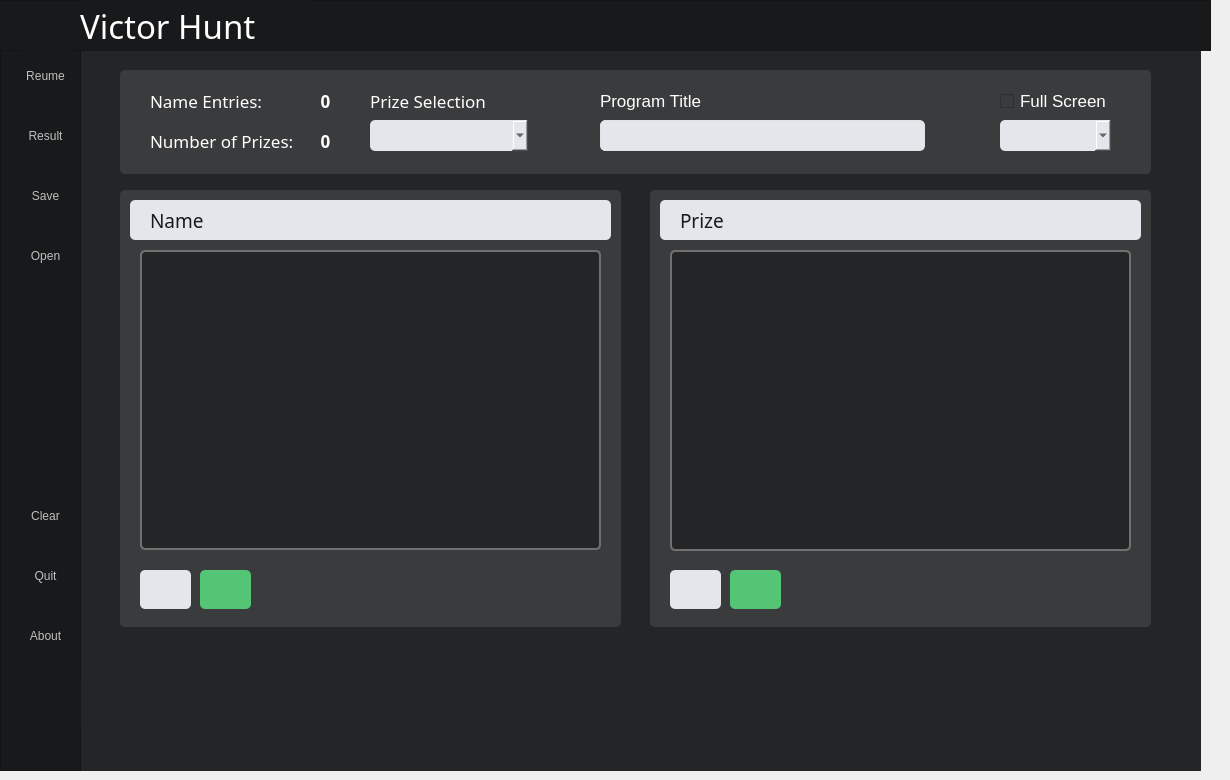
   <widget class="QWidget" name="tab">
    <attribute name="title">
     <string>Edit</string>
    </attribute>
    <widget class="QFrame" name="frame_3">
     <property name="geometry">
      <rect>
       <x>120</x>
       <y>190</y>
       <width>501</width>
       <height>437</height>
      </rect>
     </property>
     <property name="styleSheet">
      <string notr="true">border-radius: 5px;
background-color: #3A3B3C;</string>
     </property>
     <property name="frameShape">
      <enum>QFrame::StyledPanel</enum>
     </property>
     <property name="frameShadow">
      <enum>QFrame::Raised</enum>
     </property>
     <widget class="QFrame" name="frame_4">
      <property name="geometry">
       <rect>
        <x>10</x>
        <y>10</y>
        <width>481</width>
        <height>40</height>
       </rect>
      </property>
      <property name="autoFillBackground">
       <bool>false</bool>
      </property>
      <property name="styleSheet">
       <string notr="true">background-color: #E4E6EB;
border-top-left-radius : 5px;</string>
      </property>
      <property name="frameShape">
       <enum>QFrame::StyledPanel</enum>
      </property>
      <property name="frameShadow">
       <enum>QFrame::Raised</enum>
      </property>
      <widget class="QLabel" name="ColumnName">
       <property name="geometry">
        <rect>
         <x>20</x>
         <y>10</y>
         <width>101</width>
         <height>21</height>
        </rect>
       </property>
       <property name="font">
        <font>
         <family>Leelawadee</family>
         <pointsize>14</pointsize>
         <bold>false</bold>
        </font>
       </property>
       <property name="layoutDirection">
        <enum>Qt::LeftToRight</enum>
       </property>
       <property name="styleSheet">
        <string notr="true">color: #18191A;</string>
       </property>
       <property name="text">
        <string>Name</string>
       </property>
      </widget>
     </widget>
     <widget class="QTextEdit" name="textEditName">
      <property name="geometry">
       <rect>
        <x>20</x>
        <y>60</y>
        <width>461</width>
        <height>300</height>
       </rect>
      </property>
      <property name="font">
       <font>
        <family>Arial</family>
        <pointsize>14</pointsize>
       </font>
      </property>
      <property name="autoFillBackground">
       <bool>false</bool>
      </property>
      <property name="styleSheet">
       <string notr="true">QTextEdit#textEditName
{
border: 2px solid #707070;
padding: 10px;
line-height: 10px; 
color: #E4E6EB;
background-color: #242526; 
}

QScrollBar:vertical {           
        border: none;
        background: #E4E6EB;
        width: 8px;    
       margin: 0px 0px 0px 0px;
	border-radius: 5px;
	padding: 2px;
    }
    QScrollBar::handle:vertical {
     background:  #3A3B3C;
     min-height: 0px;
border-radius: 5px;
    }
    QScrollBar::add-line:vertical {
        background: grey;
        height: 0px;
      subcontrol-position: bottom;
        subcontrol-origin: margin;
border-radius: 2px;
    }
    QScrollBar::sub-line:vertical {
        background: qlineargradient(x1:0, y1:0, x2:1, y2:0,
        stop: 0  rgb(32, 47, 130), stop: 0.5 rgb(32, 47, 130),  stop:1 rgb(32, 47, 130));
        height: 0 px;
        subcontrol-position: top;
      subcontrol-origin: margin;
border-radius: 5px;
   }</string>
      </property>
     </widget>
     <widget class="QPushButton" name="btnAddName">
      <property name="geometry">
       <rect>
        <x>20</x>
        <y>380</y>
        <width>51</width>
        <height>39</height>
       </rect>
      </property>
      <property name="cursor">
       <cursorShape>PointingHandCursor</cursorShape>
      </property>
      <property name="toolTip">
       <string>Add</string>
      </property>
      <property name="styleSheet">
       <string notr="true">QPushButton#btnAddName
{
background-color: #E4E6EB;
qproperty-icon: url(:/img/img/plus.png);
qproperty-iconSize: 20px 20px;
}

QPushButton#btnAddName:hover
{
background-color: #B0B3B8;
}</string>
      </property>
      <property name="text">
       <string/>
      </property>
     </widget>
     <widget class="QPushButton" name="btnEditName">
      <property name="geometry">
       <rect>
        <x>80</x>
        <y>380</y>
        <width>51</width>
        <height>39</height>
       </rect>
      </property>
      <property name="cursor">
       <cursorShape>PointingHandCursor</cursorShape>
      </property>
      <property name="toolTip">
       <string>Edit</string>
      </property>
      <property name="styleSheet">
       <string notr="true">background-color: #54C475;
qproperty-icon: url(:/img/img/edit.png);
qproperty-iconSize: 24px 24px;
padding: 5px 5px;</string>
      </property>
      <property name="text">
       <string/>
      </property>
     </widget>
    </widget>
    <widget class="QFrame" name="frame_5">
     <property name="geometry">
      <rect>
       <x>650</x>
       <y>190</y>
       <width>501</width>
       <height>437</height>
      </rect>
     </property>
     <property name="styleSheet">
      <string notr="true">background-color: #3A3B3C; 
border-radius: 5px;</string>
     </property>
     <property name="frameShape">
      <enum>QFrame::StyledPanel</enum>
     </property>
     <property name="frameShadow">
      <enum>QFrame::Raised</enum>
     </property>
     <widget class="QFrame" name="frame_6">
      <property name="geometry">
       <rect>
        <x>10</x>
        <y>10</y>
        <width>481</width>
        <height>40</height>
       </rect>
      </property>
      <property name="autoFillBackground">
       <bool>false</bool>
      </property>
      <property name="styleSheet">
       <string notr="true">background-color: #E4E6EB;
border-radius : 5px;</string>
      </property>
      <property name="frameShape">
       <enum>QFrame::StyledPanel</enum>
      </property>
      <property name="frameShadow">
       <enum>QFrame::Raised</enum>
      </property>
      <widget class="QLabel" name="ColumnPrize">
       <property name="geometry">
        <rect>
         <x>20</x>
         <y>10</y>
         <width>91</width>
         <height>21</height>
        </rect>
       </property>
       <property name="font">
        <font>
         <family>Leelawadee</family>
         <pointsize>14</pointsize>
         <bold>false</bold>
        </font>
       </property>
       <property name="layoutDirection">
        <enum>Qt::LeftToRight</enum>
       </property>
       <property name="styleSheet">
        <string notr="true">color: #18191A;</string>
       </property>
       <property name="text">
        <string>Prize</string>
       </property>
      </widget>
     </widget>
     <widget class="QTextEdit" name="textEditPrize">
      <property name="geometry">
       <rect>
        <x>20</x>
        <y>60</y>
        <width>461</width>
        <height>301</height>
       </rect>
      </property>
      <property name="font">
       <font>
        <family>Arial</family>
        <pointsize>14</pointsize>
       </font>
      </property>
      <property name="styleSheet">
       <string notr="true">QTextEdit#textEditPrize
{
border: 2px solid #707070;
padding: 10px;
line-height: 10px; 
color: #E4E6EB;
background-color: #242526; 
}

QScrollBar:vertical {           
        border: none;
        background: #E4E6EB;
        width: 8px;    
       margin: 0px 0px 0px 0px;
	border-radius: 5px;
	padding: 2px;
    }
    QScrollBar::handle:vertical {
     background:   #3A3B3C;
     min-height: 0px;
border-radius: 5px;
    }
    QScrollBar::add-line:vertical {
        background: grey;
        height: 0px;
      subcontrol-position: bottom;
        subcontrol-origin: margin;
border-radius: 2px;
    }
    QScrollBar::sub-line:vertical {
        background: qlineargradient(x1:0, y1:0, x2:1, y2:0,
        stop: 0  rgb(32, 47, 130), stop: 0.5 rgb(32, 47, 130),  stop:1 rgb(32, 47, 130));
        height: 0 px;
        subcontrol-position: top;
      subcontrol-origin: margin;
border-radius: 5px;
   }</string>
      </property>
     </widget>
     <widget class="QPushButton" name="btnAddPrize">
      <property name="geometry">
       <rect>
        <x>20</x>
        <y>380</y>
        <width>51</width>
        <height>39</height>
       </rect>
      </property>
      <property name="cursor">
       <cursorShape>PointingHandCursor</cursorShape>
      </property>
      <property name="toolTip">
       <string>Add</string>
      </property>
      <property name="styleSheet">
       <string notr="true">QPushButton#btnAddPrize
{
background-color: #E4E6EB;
qproperty-icon: url(:/img/img/plus.png);
qproperty-iconSize: 20px 20px;
}

QPushButton#btnAddPrize:hover
{
background-color: #B0B3B8;
}</string>
      </property>
      <property name="text">
       <string/>
      </property>
     </widget>
     <widget class="QPushButton" name="btnEditPrize">
      <property name="geometry">
       <rect>
        <x>80</x>
        <y>380</y>
        <width>51</width>
        <height>39</height>
       </rect>
      </property>
      <property name="cursor">
       <cursorShape>PointingHandCursor</cursorShape>
      </property>
      <property name="toolTip">
       <string>Edit</string>
      </property>
      <property name="styleSheet">
       <string notr="true">background-color: #54C475;
qproperty-icon: url(:/img/img/edit.png);
qproperty-iconSize: 24px 24px;
padding: 5px 5px;</string>
      </property>
      <property name="text">
       <string/>
      </property>
     </widget>
    </widget>
    <widget class="QGroupBox" name="groupBox">
     <property name="geometry">
      <rect>
       <x>120</x>
       <y>70</y>
       <width>1031</width>
       <height>104</height>
      </rect>
     </property>
     <property name="styleSheet">
      <string notr="true">background-color: #3A3B3C; 
border-radius: 5px;</string>
     </property>
     <property name="title">
      <string/>
     </property>
     <widget class="QLabel" name="titleNameEntries">
      <property name="geometry">
       <rect>
        <x>30</x>
        <y>20</y>
        <width>141</width>
        <height>21</height>
       </rect>
      </property>
      <property name="font">
       <font>
        <family>Leelawadee</family>
        <pointsize>13</pointsize>
       </font>
      </property>
      <property name="styleSheet">
       <string notr="true">color: #FFFFFF; </string>
      </property>
      <property name="text">
       <string>Name Entries:</string>
      </property>
     </widget>
     <widget class="QLabel" name="TitleNumberPrizes">
      <property name="geometry">
       <rect>
        <x>30</x>
        <y>60</y>
        <width>171</width>
        <height>21</height>
       </rect>
      </property>
      <property name="font">
       <font>
        <family>Leelawadee</family>
        <pointsize>13</pointsize>
       </font>
      </property>
      <property name="styleSheet">
       <string notr="true">color: #FFFFFF; </string>
      </property>
      <property name="text">
       <string>Number of Prizes:</string>
      </property>
     </widget>
     <widget class="QLabel" name="NameCount">
      <property name="geometry">
       <rect>
        <x>180</x>
        <y>20</y>
        <width>51</width>
        <height>21</height>
       </rect>
      </property>
      <property name="font">
       <font>
        <family>Leelawadee</family>
        <pointsize>13</pointsize>
        <bold>true</bold>
       </font>
      </property>
      <property name="styleSheet">
       <string notr="true">color: #FFFFFF; </string>
      </property>
      <property name="text">
       <string>0</string>
      </property>
      <property name="alignment">
       <set>Qt::AlignCenter</set>
      </property>
     </widget>
     <widget class="QLabel" name="PrizeCount">
      <property name="geometry">
       <rect>
        <x>180</x>
        <y>60</y>
        <width>51</width>
        <height>21</height>
       </rect>
      </property>
      <property name="font">
       <font>
        <family>Leelawadee</family>
        <pointsize>13</pointsize>
        <bold>true</bold>
       </font>
      </property>
      <property name="styleSheet">
       <string notr="true">color: #FFFFFF; </string>
      </property>
      <property name="text">
       <string>0</string>
      </property>
      <property name="alignment">
       <set>Qt::AlignCenter</set>
      </property>
     </widget>
     <widget class="QLabel" name="TitlePrizeSelection">
      <property name="geometry">
       <rect>
        <x>250</x>
        <y>20</y>
        <width>121</width>
        <height>21</height>
       </rect>
      </property>
      <property name="font">
       <font>
        <family>Leelawadee</family>
        <pointsize>13</pointsize>
       </font>
      </property>
      <property name="styleSheet">
       <string notr="true">color: #FFFFFF; </string>
      </property>
      <property name="text">
       <string>Prize Selection</string>
      </property>
     </widget>
     <widget class="QComboBox" name="PrizeSelectionMode">
      <property name="geometry">
       <rect>
        <x>250</x>
        <y>50</y>
        <width>158</width>
        <height>31</height>
       </rect>
      </property>
      <property name="font">
       <font>
        <family>Leelawadee</family>
        <pointsize>13</pointsize>
       </font>
      </property>
      <property name="styleSheet">
       <string notr="true">border-radius: 5px;
background-color: #E4E6EB;
padding-left: 10px;
color: #18191A; </string>
      </property>
     </widget>
     <widget class="QLabel" name="TitleProgramTitle">
      <property name="geometry">
       <rect>
        <x>480</x>
        <y>20</y>
        <width>121</width>
        <height>21</height>
       </rect>
      </property>
      <property name="font">
       <font>
        <family>Arial</family>
        <pointsize>13</pointsize>
       </font>
      </property>
      <property name="styleSheet">
       <string notr="true">color: #FFFFFF; </string>
      </property>
      <property name="text">
       <string>Program Title</string>
      </property>
     </widget>
     <widget class="QLineEdit" name="lineEditTitle">
      <property name="geometry">
       <rect>
        <x>480</x>
        <y>50</y>
        <width>325</width>
        <height>31</height>
       </rect>
      </property>
      <property name="font">
       <font>
        <family>Arial</family>
        <pointsize>13</pointsize>
       </font>
      </property>
      <property name="styleSheet">
       <string notr="true">border: 1px solid #E2E2E2;
background-color: #E4E6EB;
border-radius: 5px;
padding-left: 10px;
color: #18191A;</string>
      </property>
     </widget>
     <widget class="QComboBox" name="themeSelection">
      <property name="geometry">
       <rect>
        <x>880</x>
        <y>50</y>
        <width>111</width>
        <height>31</height>
       </rect>
      </property>
      <property name="font">
       <font>
        <pointsize>12</pointsize>
       </font>
      </property>
      <property name="cursor">
       <cursorShape>PointingHandCursor</cursorShape>
      </property>
      <property name="styleSheet">
       <string notr="true">border-radius: 5px;
background-color: #E4E6EB;
padding-left: 10px;
color: #18191A; </string>
      </property>
     </widget>
     <widget class="QCheckBox" name="cbFullScreen">
      <property name="geometry">
       <rect>
        <x>880</x>
        <y>20</y>
        <width>111</width>
        <height>22</height>
       </rect>
      </property>
      <property name="font">
       <font>
        <family>Arial</family>
        <pointsize>13</pointsize>
       </font>
      </property>
      <property name="cursor">
       <cursorShape>PointingHandCursor</cursorShape>
      </property>
      <property name="styleSheet">
       <string notr="true">color:#ffffff ;  </string>
      </property>
      <property name="text">
       <string>Full Screen</string>
      </property>
     </widget>
    </widget>
    <widget class="QFrame" name="frame">
     <property name="geometry">
      <rect>
       <x>-10</x>
       <y>0</y>
       <width>1221</width>
       <height>51</height>
      </rect>
     </property>
     <property name="styleSheet">
      <string notr="true">background-color: #FAC213;</string>
     </property>
     <property name="frameShape">
      <enum>QFrame::StyledPanel</enum>
     </property>
     <property name="frameShadow">
      <enum>QFrame::Raised</enum>
     </property>
     <widget class="QFrame" name="frame_2">
      <property name="geometry">
       <rect>
        <x>0</x>
        <y>0</y>
        <width>1221</width>
        <height>53</height>
       </rect>
      </property>
      <property name="styleSheet">
       <string notr="true">background-color: #18191A;</string>
      </property>
      <property name="frameShape">
       <enum>QFrame::StyledPanel</enum>
      </property>
      <property name="frameShadow">
       <enum>QFrame::Raised</enum>
      </property>
      <widget class="QLabel" name="title">
       <property name="geometry">
        <rect>
         <x>90</x>
         <y>0</y>
         <width>231</width>
         <height>51</height>
        </rect>
       </property>
       <property name="font">
        <font>
         <family>Bahnschrift Light SemiCondensed</family>
         <pointsize>25</pointsize>
        </font>
       </property>
       <property name="styleSheet">
        <string notr="true">color: white;
</string>
       </property>
       <property name="text">
        <string>Victor Hunt</string>
       </property>
      </widget>
      <widget class="QLabel" name="logo">
       <property name="geometry">
        <rect>
         <x>30</x>
         <y>0</y>
         <width>48</width>
         <height>48</height>
        </rect>
       </property>
       <property name="styleSheet">
        <string notr="true">background-color: none;
border-image: url(:/img/img/logo.png);</string>
       </property>
       <property name="text">
        <string/>
       </property>
      </widget>
      <zorder>logo</zorder>
      <zorder>title</zorder>
     </widget>
    </widget>
    <widget class="QLabel" name="BgInputForm">
     <property name="geometry">
      <rect>
       <x>0</x>
       <y>50</y>
       <width>1201</width>
       <height>721</height>
      </rect>
     </property>
     <property name="styleSheet">
      <string notr="true">Background-color: #242526;</string>
     </property>
     <property name="text">
      <string/>
     </property>
    </widget>
    <widget class="QFrame" name="frame_7">
     <property name="geometry">
      <rect>
       <x>0</x>
       <y>50</y>
       <width>81</width>
       <height>721</height>
      </rect>
     </property>
     <property name="styleSheet">
      <string notr="true">background-color: #18191A;</string>
     </property>
     <property name="frameShape">
      <enum>QFrame::StyledPanel</enum>
     </property>
     <property name="frameShadow">
      <enum>QFrame::Raised</enum>
     </property>
     <widget class="QPushButton" name="btnInfromation">
      <property name="geometry">
       <rect>
        <x>10</x>
        <y>630</y>
        <width>71</width>
        <height>49</height>
       </rect>
      </property>
      <property name="sizePolicy">
       <sizepolicy hsizetype="Minimum" vsizetype="Preferred">
        <horstretch>0</horstretch>
        <verstretch>0</verstretch>
       </sizepolicy>
      </property>
      <property name="cursor">
       <cursorShape>PointingHandCursor</cursorShape>
      </property>
      <property name="toolTip">
       <string>Instructions</string>
      </property>
      <property name="styleSheet">
       <string notr="true">border: none;
color: #ffffff;</string>
      </property>
      <property name="text">
       <string/>
      </property>
      <property name="iconSize">
       <size>
        <width>25</width>
        <height>25</height>
       </size>
      </property>
     </widget>
     <widget class="QToolButton" name="tbStart">
      <property name="geometry">
       <rect>
        <x>20</x>
        <y>0</y>
        <width>51</width>
        <height>51</height>
       </rect>
      </property>
      <property name="styleSheet">
       <string notr="true">QToolButton#tbStart
{
padding: 5px;
border-radius: 5px;
color: #bfbfbf;
transition: 0.2s ease-in-out;
qproperty-icon: url(:/img/img/play-hover.png);
qproperty-iconSize: 25px 25px;
}
QToolButton#tbStart:hover
{
background-color: #242526;
color: #ffffff;
}</string>
      </property>
      <property name="text">
       <string>Start</string>
      </property>
      <property name="toolButtonStyle">
       <enum>Qt::ToolButtonTextUnderIcon</enum>
      </property>
     </widget>
     <widget class="QToolButton" name="tbAbout">
      <property name="geometry">
       <rect>
        <x>20</x>
        <y>560</y>
        <width>51</width>
        <height>51</height>
       </rect>
      </property>
      <property name="styleSheet">
       <string notr="true">QToolButton#tbAbout
{
padding: 5px;
border-radius: 5px;
color: #bfbfbf;
transition: 0.2s ease-in-out;
qproperty-icon:  url(:/img/img/about.png);
qproperty-iconSize: 23px 23px;
}
QToolButton#tbAbout:hover
{
background-color: #242526;
color: #ffffff;
}</string>
      </property>
      <property name="text">
       <string>About</string>
      </property>
      <property name="toolButtonStyle">
       <enum>Qt::ToolButtonTextUnderIcon</enum>
      </property>
     </widget>
     <widget class="QToolButton" name="tbResult">
      <property name="geometry">
       <rect>
        <x>20</x>
        <y>60</y>
        <width>51</width>
        <height>51</height>
       </rect>
      </property>
      <property name="styleSheet">
       <string notr="true">QToolButton#tbResult
{
padding: 5px;
border-radius: 5px;
color: #bfbfbf;
transition: 0.2s ease-in-out;
qproperty-icon: url(:/img/img/notepad.png);
qproperty-iconSize: 23px 23px;
}
QToolButton#tbResult:hover
{
background-color: #242526;
color: #ffffff;
}</string>
      </property>
      <property name="text">
       <string>Result</string>
      </property>
      <property name="toolButtonStyle">
       <enum>Qt::ToolButtonTextUnderIcon</enum>
      </property>
     </widget>
     <widget class="QToolButton" name="tbErase">
      <property name="geometry">
       <rect>
        <x>20</x>
        <y>440</y>
        <width>51</width>
        <height>51</height>
       </rect>
      </property>
      <property name="styleSheet">
       <string notr="true">QToolButton#tbErase
{
padding: 5px;
border-radius: 5px;
color: #bfbfbf;
transition: 0.2s ease-in-out;
qproperty-icon: url(:/img/img/eraser.png);
qproperty-iconSize: 27px 27px;
}
QToolButton#tbErase:hover
{
background-color: #242526;
color: #ffffff;
}</string>
      </property>
      <property name="text">
       <string>Clear</string>
      </property>
      <property name="toolButtonStyle">
       <enum>Qt::ToolButtonTextUnderIcon</enum>
      </property>
     </widget>
     <widget class="QToolButton" name="tbQuit">
      <property name="geometry">
       <rect>
        <x>20</x>
        <y>500</y>
        <width>51</width>
        <height>51</height>
       </rect>
      </property>
      <property name="styleSheet">
       <string notr="true">QToolButton#tbQuit
{
padding: 5px;
border-radius: 5px;
color: #bfbfbf;
transition: 0.2s ease-in-out;
qproperty-icon: url(:/img/img/sign-out.png);
qproperty-iconSize: 22px 22px;
}
QToolButton#tbQuit:hover
{
background-color: #242526;
color: #ffffff;
}</string>
      </property>
      <property name="text">
       <string>Quit</string>
      </property>
      <property name="toolButtonStyle">
       <enum>Qt::ToolButtonTextUnderIcon</enum>
      </property>
     </widget>
     <widget class="QToolButton" name="tbResume">
      <property name="geometry">
       <rect>
        <x>20</x>
        <y>0</y>
        <width>51</width>
        <height>51</height>
       </rect>
      </property>
      <property name="styleSheet">
       <string notr="true">QToolButton#tbResume
{
padding: 5px;
border-radius: 5px;
color: #bfbfbf;
transition: 0.2s ease-in-out;
qproperty-icon: url(:/img/img/Resume.png);
qproperty-iconSize: 25px 25px;
}
QToolButton#tbResume:hover
{
background-color: #242526;
color: #ffffff;
}</string>
      </property>
      <property name="text">
       <string>Reume</string>
      </property>
      <property name="toolButtonStyle">
       <enum>Qt::ToolButtonTextUnderIcon</enum>
      </property>
     </widget>
     <widget class="QToolButton" name="tbOpen">
      <property name="geometry">
       <rect>
        <x>20</x>
        <y>180</y>
        <width>51</width>
        <height>51</height>
       </rect>
      </property>
      <property name="styleSheet">
       <string notr="true">QToolButton#tbOpen
{
padding: 5px;
border-radius: 5px;
color: #bfbfbf;
transition: 0.2s ease-in-out;
qproperty-icon: url(:/img/img/folder.png);
qproperty-iconSize: 23px 23px;
}
QToolButton#tbOpen:hover
{
background-color: #242526;
color: #ffffff;
}</string>
      </property>
      <property name="text">
       <string>Open</string>
      </property>
      <property name="toolButtonStyle">
       <enum>Qt::ToolButtonTextUnderIcon</enum>
      </property>
     </widget>
     <widget class="QToolButton" name="tbSave">
      <property name="geometry">
       <rect>
        <x>20</x>
        <y>120</y>
        <width>51</width>
        <height>51</height>
       </rect>
      </property>
      <property name="styleSheet">
       <string notr="true">QToolButton#tbSave
{
padding: 5px;
border-radius: 5px;
color: #bfbfbf;
transition: 0.2s ease-in-out;
qproperty-icon: url(:/img/img/save-instagram.png);
qproperty-iconSize: 23px 23px;
}
QToolButton#tbSave:hover
{
background-color: #242526;
color: #ffffff;
}</string>
      </property>
      <property name="text">
       <string>Save</string>
      </property>
      <property name="toolButtonStyle">
       <enum>Qt::ToolButtonTextUnderIcon</enum>
      </property>
     </widget>
    </widget>
    <zorder>BgInputForm</zorder>
    <zorder>frame_3</zorder>
    <zorder>frame_5</zorder>
    <zorder>groupBox</zorder>
    <zorder>frame</zorder>
    <zorder>frame_7</zorder>
   </widget>
